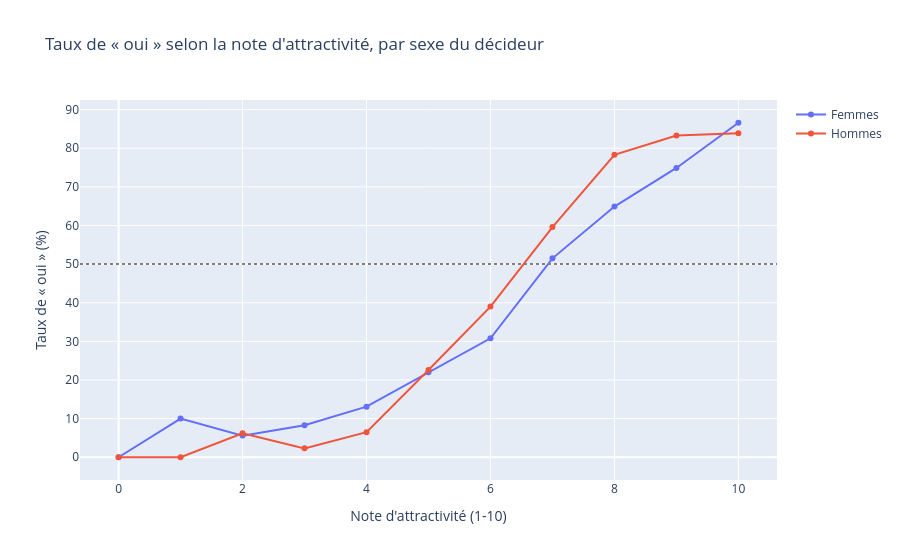

Here is the notebook cell this chart was saved with:
### Code cell
fig = px.line(taux_genre, x="note_attr", y="taux_oui", color="genre",
              markers=True,
              title="Taux de « oui » selon la note d'attractivité, par sexe du décideur",
              labels={"note_attr": "Note d'attractivité (1-10)",
                      "taux_oui": "Taux de « oui » (%)", "genre": ""})
fig.add_hline(y=50, line_dash="dot", line_color="grey")
fig.show()

### Figure 1 — Plotly figure (JSON) as saved in the notebook; plotly's stock layout.template omitted (floating-point values rounded to 4 significant figures)
{"data": [{"hovertemplate": "=Femmes<br>Note d'attractivité (1-10)=%{x}<br>Taux de « oui » (%)=%{y}<extra></extra>", "legendgroup": "Femmes", "line": {"color": "#636efa", "dash": "solid"}, "marker": {"symbol": "circle"}, "mode": "lines+markers", "name": "Femmes", "orientation": "v", "showlegend": true, "type": "scatter", "x": [0, 1, 2, 3, 4, 5, 6, 7, 8, 9, 10], "xaxis": "x", "y": [0, 10, 5.6, 8.3, 13.1, 22, 30.8, 51.5, 64.9, 74.9, 86.6], "yaxis": "y"}, {"hovertemplate": "=Hommes<br>Note d'attractivité (1-10)=%{x}<br>Taux de « oui » (%)=%{y}<extra></extra>", "legendgroup": "Hommes", "line": {"color": "#EF553B", "dash": "solid"}, "marker": {"symbol": "circle"}, "mode": "lines+markers", "name": "Hommes", "orientation": "v", "showlegend": true, "type": "scatter", "x": [0, 1, 2, 3, 4, 5, 6, 7, 8, 9, 10], "xaxis": "x", "y": [0, 0, 6.2, 2.3, 6.5, 22.6, 39, 59.6, 78.3, 83.3, 83.9], "yaxis": "y"}], "layout": {"legend": {"title": {"text": ""}, "tracegroupgap": 0}, "shapes": [{"line": {"color": "grey", "dash": "dot"}, "type": "line", "x0": 0, "x1": 1, "xref": "x domain", "y0": 50, "y1": 50, "yref": "y"}], "title": {"text": "Taux de « oui » selon la note d'attractivité, par sexe du décideur"}, "xaxis": {"anchor": "y", "domain": [0, 1], "title": {"text": "Note d'attractivité (1-10)"}}, "yaxis": {"anchor": "x", "domain": [0, 1], "title": {"text": "Taux de « oui » (%)"}}}}
